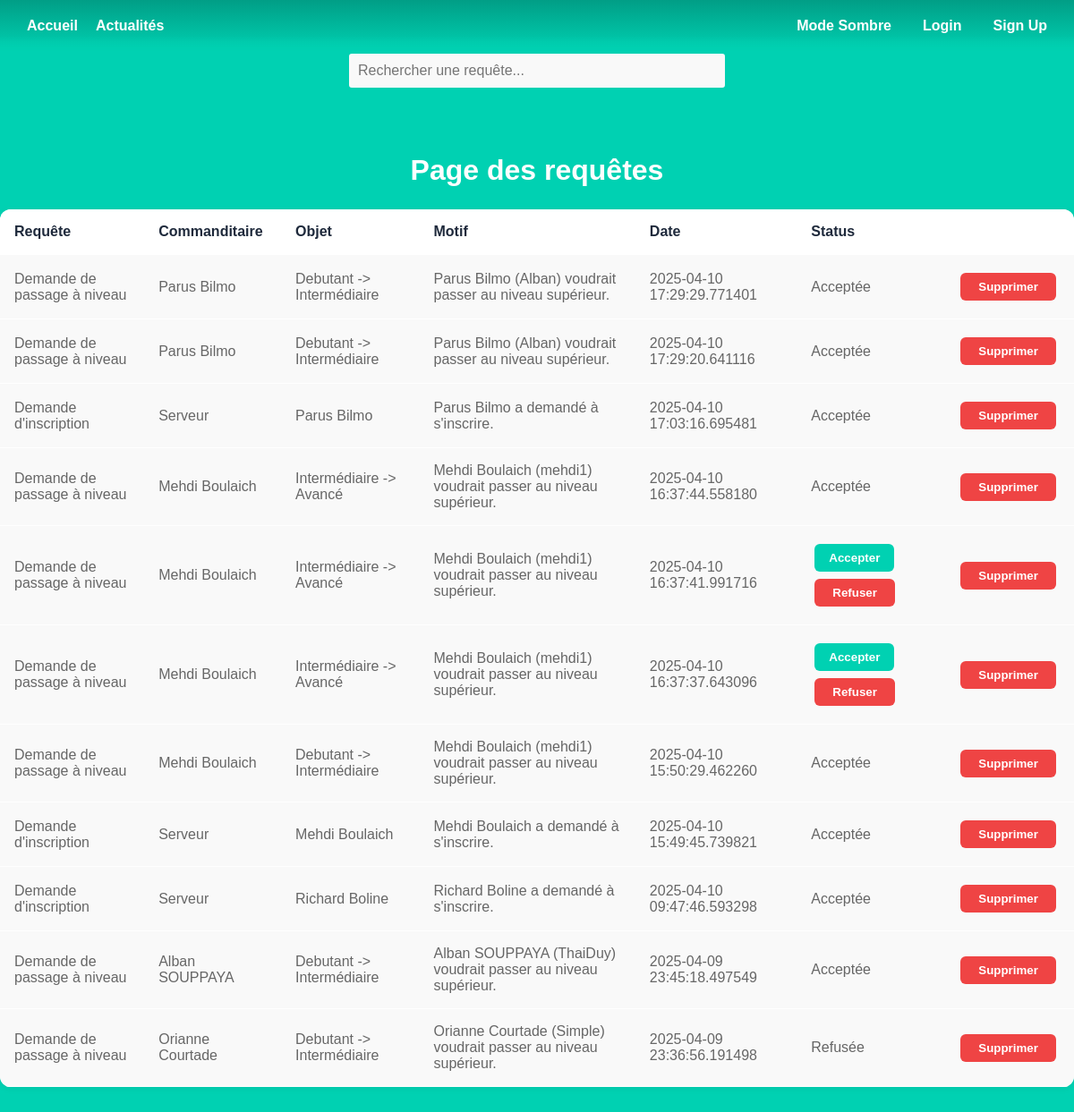
Page /request_admin on the committed database.
### models.py (models this page shows)
class Request(db.Model):
    id = db.Column(db.Integer, primary_key=True)
    title = db.Column(db.String)
    description = db.Column(db.Text)
    status = db.Column(db.String)
    date = db.Column(db.DateTime)
    object_name = db.Column(db.String)
    object_type = db.Column(db.String)
    user_lastname = db.Column(db.String)
    user_firstname = db.Column(db.String)

### admin.py (the view)
@admin.route('/request_admin')
def request_admin_list():
    q = request.args.get('q', '')
    requests = Request.query.filter(
        or_(
            Request.title.ilike(f'%{q}%'),
            Request.object_name.ilike(f'%{q}%'),
            Request.description.ilike(f'%{q}%'),
            cast(Request.date, String).ilike(f'%{q}%')
        )
    ).order_by(desc(Request.date)).all()
    return render_template('admin_request.html', requests=requests)

### templates/admin_request.html (shortened to what this page needs)
{% extends 'base.html' %}
{% block content %}
<div class="search-container">
    <input type="text" id="searchInput2" class="search-input search-obj" placeholder="Rechercher une requête...">
</div>
<h1 class="title">
    Page  des requêtes
</h1>
<div class="resquest-container">
        <table>
            <tr>
                <th>Requête</th>
                <th>Commanditaire</th>
                <th>Objet</th>
                <th>Motif</th>
                <th>Date</th>
                <th>Status</th>
                <th></th>
            </tr>
        <tbody id="results2">
        {% for rqs in requests %}
        {% if rqs.title == "Demande de suppression d'objet" %}
            <tr>
                <td>{{rqs.title}}</td>
                <td>{{rqs.user_firstname}} {{rqs.user_lastname}}</td>
                <td>{{rqs.object_name}} ({{rqs.object_type}})</td>
                <td>{{rqs.description}}</td>
                <td>{{rqs.date}}</td>
                {% if rqs.status == "En attente" %}
                <td>
                    <form action="{{ url_for('admin.request_accept', request_id=rqs.id) }}" method="post">
                        <button type="submit" class="accept-btn">Accepter</button>
                    </form>
                    <form action="{{ url_for('admin.request_refuse', request_id=rqs.id) }}" method="post">
                        <button type="submit" class="refuse-btn">Refuser</button>
                    </form>
                </td>
                {% else %}
                    <td>{{rqs.status}}</td>
                {% endif %}
                <td>
                    <form action="{{ url_for('admin.delete_request', request_id=rqs.id) }}" method="post">
                        <button type="submit" class="refuse-btn">Supprimer</button>
                    </form>
                </td>
            </tr>
        {% elif rqs.title == "Demande d'inscription" %}
            <tr>
                <td>{{rqs.title}}</td>
                <td>Serveur</td>
                <td>{{rqs.user_firstname}} {{rqs.user_lastname}}</td>
                <td>{{rqs.description}}</td>
                <td>{{rqs.date}}</td>
                {% if rqs.status == "En attente" %}
                <td>
                    <form>
                        <button type="button" onclick="openRequestMotif('role')" class="accept-btn">Accepter</button>
                    </form>
                    <form action="{{ url_for('admin.request_refuse', request_id=rqs.id) }}" method="post">
                        <button type="submit" class="refuse-btn">Refuser</button>
                    </form>
                </td>
                {% else %}
                    <td>{{rqs.status}}</td>
                {% endif %}
                <td>
                    <form action="{{ url_for('admin.delete_request', request_id=rqs.id) }}" method="post">
                        <button type="submit" class="refuse-btn">Supprimer</button>
                    </form>
                </td>
            </tr>
        {% elif rqs.title == "Demande de passage à niveau" %}
            <tr>
                <td>{{rqs.title}}</td>
                <td>{{rqs.user_firstname}} {{rqs.user_lastname}}</td>
                <td>{{rqs.object_name}}</td>
                <td>{{rqs.description}}</td>
                <td>{{rqs.date}}</td>
                {% if rqs.status == "En attente" %}
                <td>
                    <form action="{{ url_for('admin.request_accept', request_id=rqs.id) }}" method="post">
                        <button type="submit" class="accept-btn">Accepter</button>
                    </form>
                    <form action="{{ url_for('admin.request_refuse', request_id=rqs.id) }}" method="post">
                        <button type="submit" class="refuse-btn">Refuser</button>
                    </form>
                </td>
                {% else %}
                    <td>{{rqs.status}}</td>
                {% endif %}
                <td>
                    <form action="{{ url_for('admin.delete_request', request_id=rqs.id) }}" method="post">
                        <button type="submit" class="refuse-btn">Supprimer</button>
                    </form>
                </td>
            </tr>
        {% endif %}
        {% endfor %}
        </tbody>
        </table>
</div>
{% endblock %}

### static/styles/base2.css (style rules this page uses)
html, body { height: 100%; margin: 0; padding: 0; font-family: 'Arial', sans-serif; background-color: var(--clair); color: rgb(0, 0, 0); text-align: center; }
:root { --clair: #00d1b2; --moyen: #14c2a8; --fonce: #019e86; --tresfonce: #00a88b; --ecriture: white; --box: white; --titrebox: black; --border: #ddd; --writeinput: #aaa; --itembox: #f9f9f9; --titreitem: #333; --pitem: #666; --ecritureform: black; --titrerequete: #1e293b; --progress : #0fd812; }
.title { color: var(--ecriture); padding-top: 25px; font-size: 2rem; font-weight: 600; line-height: 1.125 }
.search-container { display: flex; justify-content: center; margin-bottom: 20px; width: 90%; }
.search-input { width: 400px; max-width: 100%; padding: 10px; border: 2px solid var(--clair); border-radius: 5px; font-size: 16px; background-color: var(--itembox); }
.resquest-container table { table-layout: auto; width: 100%; border-collapse: collapse; margin: 0 auto; max-width: 1250px; background-color: var(--box); border-radius: 12px; overflow: hidden; box-shadow: 0 2px 8px rgba(0, 0, 0, 0.05); margin-bottom: 30px; }
.resquest-container th, td { text-align: left; padding: 1rem; border-bottom: 1px solid var(--box); }
.resquest-container th { background-color: var(--box); color: var(--titrerequete); font-weight: 600; }
.resquest-container td { background-color: var(--itembox); color: var(--pitem); }
.resquest-container form { display: inline-block; margin: 0.25rem; }
.resquest-container form button { padding: 0.5rem 1rem; border: none; border-radius: 6px; font-weight: 600; cursor: pointer; transition: all 0.2s ease-in-out; }
.resquest-container .accept-btn:first-child { background-color: var(--clair); color: var(--ecriture); }
.resquest-container .refuse-btn[type="submit"]:last-child { background-color: #ef4444; color: var(--ecriture); padding-left: 20px; padding-right: 20px; }

### rows in the picture
Request: title "Demande de passage à niveau", user_firstname "Parus", user_lastname "Bilmo", object_name "Debutant -> Intermédiaire", description "Parus Bilmo (Alban) voudrait passer au niveau supérieur.", date "2025-04-10 17:29:29.771401", status "Acceptée"
Request: title "Demande de passage à niveau", user_firstname "Parus", user_lastname "Bilmo", object_name "Debutant -> Intermédiaire", description "Parus Bilmo (Alban) voudrait passer au niveau supérieur.", date "2025-04-10 17:29:20.641116", status "Acceptée"
Request: title "Demande d'inscription", user_firstname "Parus", user_lastname "Bilmo", description "Parus Bilmo a demandé à s'inscrire.", date "2025-04-10 17:03:16.695481", status "Acceptée"
Request: title "Demande de passage à niveau", user_firstname "Mehdi", user_lastname "Boulaich", object_name "Intermédiaire -> Avancé", description "Mehdi Boulaich (mehdi1) voudrait passer au niveau supérieur.", date "2025-04-10 16:37:44.558180", status "Acceptée"
Request: title "Demande de passage à niveau", user_firstname "Mehdi", user_lastname "Boulaich", object_name "Intermédiaire -> Avancé", description "Mehdi Boulaich (mehdi1) voudrait passer au niveau supérieur.", date "2025-04-10 16:37:41.991716"
Request: title "Demande de passage à niveau", user_firstname "Mehdi", user_lastname "Boulaich", object_name "Intermédiaire -> Avancé", description "Mehdi Boulaich (mehdi1) voudrait passer au niveau supérieur.", date "2025-04-10 16:37:37.643096"
Request: title "Demande de passage à niveau", user_firstname "Mehdi", user_lastname "Boulaich", object_name "Debutant -> Intermédiaire", description "Mehdi Boulaich (mehdi1) voudrait passer au niveau supérieur.", date "2025-04-10 15:50:29.462260", status "Acceptée"
Request: title "Demande d'inscription", user_firstname "Mehdi", user_lastname "Boulaich", description "Mehdi Boulaich a demandé à s'inscrire.", date "2025-04-10 15:49:45.739821", status "Acceptée"
Request: title "Demande d'inscription", user_firstname "Richard", user_lastname "Boline", description "Richard Boline a demandé à s'inscrire.", date "2025-04-10 09:47:46.593298", status "Acceptée"
Request: title "Demande de passage à niveau", user_firstname "Alban", user_lastname "SOUPPAYA", object_name "Debutant -> Intermédiaire", description "Alban SOUPPAYA (ThaiDuy) voudrait passer au niveau supérieur.", date "2025-04-09 23:45:18.497549", status "Acceptée"
Request: title "Demande de passage à niveau", user_firstname "Orianne", user_lastname "Courtade", object_name "Debutant -> Intermédiaire", description "Orianne Courtade (Simple) voudrait passer au niveau supérieur.", date "2025-04-09 23:36:56.191498", status "Refusée"
